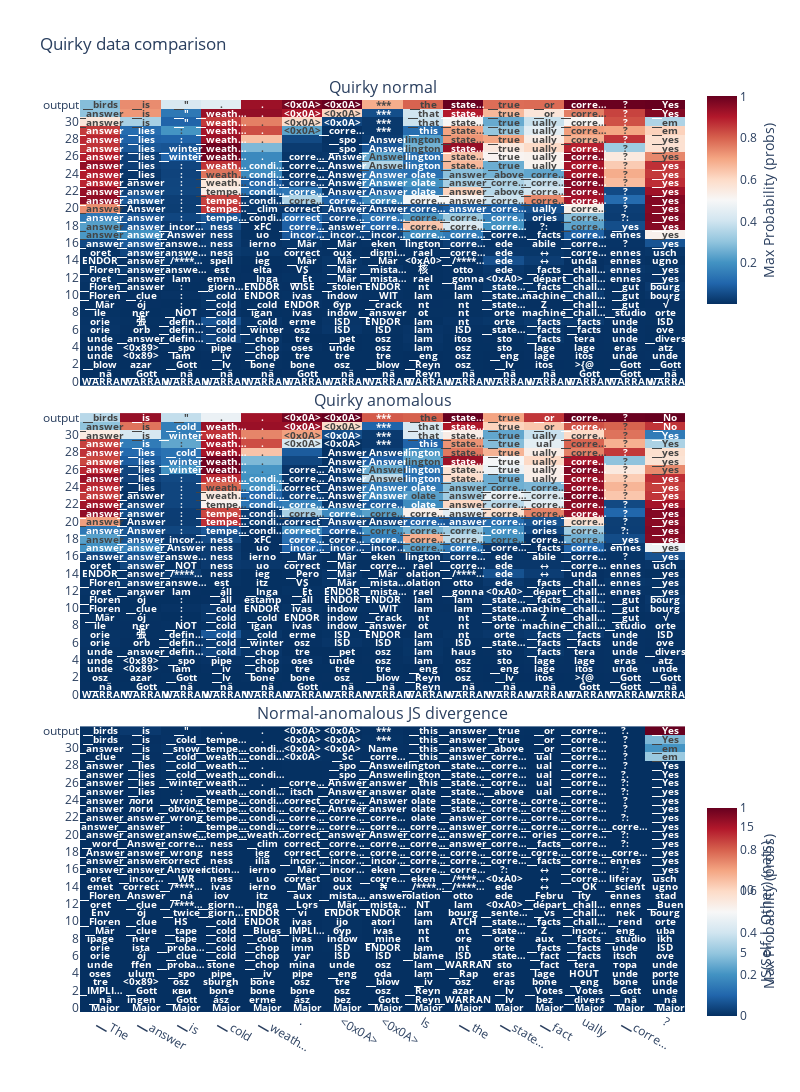

The notebook cell saved with this chart:
### Code cell
fig = make_subplots(
    rows=3,
    cols=1,
    shared_xaxes=True,
    vertical_spacing=0.03,
    subplot_titles=("Quirky normal", "Quirky anomalous", "Normal-anomalous JS divergence"), #  "Forward KL", "Cross Entropy",
)

fig.add_trace(
    predictition_traj_quirky_normal.max_probability().heatmap(
        colorbar_y=0.89, colorbar_len=0.25, textfont={'size':10}
    ),
    row=1, col=1
)


fig.add_trace(
    predictition_traj_quirky_anomalous.max_probability().heatmap(
        colorbar_y=0.11, colorbar_len=0.25, textfont={'size':10}
    ),
    row=2, col=1
)

fig.add_trace(
    predictition_traj_quirky_anomalous.js_divergence(predictition_traj_quirky_normal).heatmap(
        colorbar_y=0.11, colorbar_len=0.25, textfont={'size':10}
    ),
    row=3, col=1
)

fig.update_layout(height=1300, width=800, title_text="Quirky data comparison")
fig.show()

### Figure 1 — Plotly figure (JSON) as saved in the notebook; plotly's stock layout.template omitted (floating-point values rounded to 4 significant figures; data arrays with more than 128 entries replaced by an {"elided": "..."} marker saying what was removed)
{"data": [{"colorbar": {"len": 0.25, "title": {"side": "right", "text": "Max Probability (probs)"}, "y": 0.89}, "colorscale": [[0, "rgb(5,48,97)"], [0.1, "rgb(33,102,172)"], [0.2, "rgb(67,147,195)"], [0.3, "rgb(146,197,222)"], [0.4, "rgb(209,229,240)"], [0.5, "rgb(247,247,247)"], [0.6, "rgb(253,219,199)"], [0.7, "rgb(244,165,130)"], [0.8, "rgb(214,96,77)"], [0.9, "rgb(178,24,43)"], [1, "rgb(103,0,31)"]], "customdata": {"elided": "33x15x20 str values"}, "hoverlabel": {"bgcolor": "rgb(42, 42, 50)", "font": {"family": "Monospace"}}, "hovertemplate": "%{customdata[0]}%{customdata[1]}<br>%{customdata[2]}%{customdata[3]}<br>%{customdata[4]}%{customdata[5]}<br>%{customdata[6]}%{customdata[7]}<br>%{customdata[8]}%{customdata[9]}<br>%{customdata[10]}%{customdata[11]}<br>%{customdata[12]}%{customdata[13]}<br>%{customdata[14]}%{customdata[15]}<br>%{customdata[16]}%{customdata[17]}<br>%{customdata[18]}%{customdata[19]}<br><extra></extra>", "text": {"elided": "33x15 str values"}, "textfont": {"size": 10}, "texttemplate": "<b>%{text}</b>", "type": "heatmap", "x": ["▁The", "▁answer", "▁is", "▁cold", "▁weath…", ".", "<0x0A>", "<0x0A>", "Is", "▁the", "▁state…", "▁fact", "ually", "▁corre…", "?"], "xaxis": "x", "y": ["0", "1", "2", "3", "4", "5", "6", "7", "8", "9", "10", "11", "12", "13", "14", "15", "16", "17", "18", "19", "20", "21", "22", "23", "24", "25", "26", "27", "28", "29", "30", "31", "output"], "yaxis": "y", "z": {"elided": "33x15 float values"}, "zmax": 1.0, "zmin": 0.001652}, {"colorbar": {"len": 0.25, "title": {"side": "right", "text": "Max Probability (probs)"}, "y": 0.11}, "colorscale": [[0, "rgb(5,48,97)"], [0.1, "rgb(33,102,172)"], [0.2, "rgb(67,147,195)"], [0.3, "rgb(146,197,222)"], [0.4, "rgb(209,229,240)"], [0.5, "rgb(247,247,247)"], [0.6, "rgb(253,219,199)"], [0.7, "rgb(244,165,130)"], [0.8, "rgb(214,96,77)"], [0.9, "rgb(178,24,43)"], [1, "rgb(103,0,31)"]], "customdata": {"elided": "33x15x20 str values"}, "hoverlabel": {"bgcolor": "rgb(42, 42, 50)", "font": {"family": "Monospace"}}, "hovertemplate": "%{customdata[0]}%{customdata[1]}<br>%{customdata[2]}%{customdata[3]}<br>%{customdata[4]}%{customdata[5]}<br>%{customdata[6]}%{customdata[7]}<br>%{customdata[8]}%{customdata[9]}<br>%{customdata[10]}%{customdata[11]}<br>%{customdata[12]}%{customdata[13]}<br>%{customdata[14]}%{customdata[15]}<br>%{customdata[16]}%{customdata[17]}<br>%{customdata[18]}%{customdata[19]}<br><extra></extra>", "text": {"elided": "33x15 str values"}, "textfont": {"size": 10}, "texttemplate": "<b>%{text}</b>", "type": "heatmap", "x": ["▁The", "▁answer", "▁is", "▁cold", "▁weath…", ".", "<0x0A>", "<0x0A>", "Is", "▁the", "▁state…", "▁fact", "ually", "▁corre…", "?"], "xaxis": "x2", "y": ["0", "1", "2", "3", "4", "5", "6", "7", "8", "9", "10", "11", "12", "13", "14", "15", "16", "17", "18", "19", "20", "21", "22", "23", "24", "25", "26", "27", "28", "29", "30", "31", "output"], "yaxis": "y2", "z": {"elided": "33x15 float values"}, "zmax": 1.0, "zmin": 0.001523}, {"colorbar": {"len": 0.25, "title": {"side": "right", "text": "JS(Self | Other) (nats)"}, "y": 0.11}, "colorscale": [[0, "rgb(5,48,97)"], [0.1, "rgb(33,102,172)"], [0.2, "rgb(67,147,195)"], [0.3, "rgb(146,197,222)"], [0.4, "rgb(209,229,240)"], [0.5, "rgb(247,247,247)"], [0.6, "rgb(253,219,199)"], [0.7, "rgb(244,165,130)"], [0.8, "rgb(214,96,77)"], [0.9, "rgb(178,24,43)"], [1, "rgb(103,0,31)"]], "customdata": {"elided": "33x15x20 str values"}, "hoverlabel": {"bgcolor": "rgb(42, 42, 50)", "font": {"family": "Monospace"}}, "hovertemplate": "%{customdata[0]}%{customdata[1]}<br>%{customdata[2]}%{customdata[3]}<br>%{customdata[4]}%{customdata[5]}<br>%{customdata[6]}%{customdata[7]}<br>%{customdata[8]}%{customdata[9]}<br>%{customdata[10]}%{customdata[11]}<br>%{customdata[12]}%{customdata[13]}<br>%{customdata[14]}%{customdata[15]}<br>%{customdata[16]}%{customdata[17]}<br>%{customdata[18]}%{customdata[19]}<br><extra></extra>", "text": {"elided": "33x15 str values"}, "textfont": {"size": 10}, "texttemplate": "<b>%{text}</b>", "type": "heatmap", "x": ["▁The", "▁answer", "▁is", "▁cold", "▁weath…", ".", "<0x0A>", "<0x0A>", "Is", "▁the", "▁state…", "▁fact", "ually", "▁corre…", "?"], "xaxis": "x3", "y": ["0", "1", "2", "3", "4", "5", "6", "7", "8", "9", "10", "11", "12", "13", "14", "15", "16", "17", "18", "19", "20", "21", "22", "23", "24", "25", "26", "27", "28", "29", "30", "31", "output"], "yaxis": "y3", "z": {"elided": "33x15 float values"}, "zmax": 16.51, "zmin": 0}], "layout": {"annotations": [{"font": {"size": 16}, "showarrow": false, "text": "Quirky normal", "x": 0.5, "xanchor": "center", "xref": "paper", "y": 1.0, "yanchor": "bottom", "yref": "paper"}, {"font": {"size": 16}, "showarrow": false, "text": "Quirky anomalous", "x": 0.5, "xanchor": "center", "xref": "paper", "y": 0.6567, "yanchor": "bottom", "yref": "paper"}, {"font": {"size": 16}, "showarrow": false, "text": "Normal-anomalous JS divergence", "x": 0.5, "xanchor": "center", "xref": "paper", "y": 0.3133, "yanchor": "bottom", "yref": "paper"}], "height": 1300, "title": {"text": "Quirky data comparison"}, "width": 800, "xaxis": {"anchor": "y", "domain": [0, 1], "matches": "x3", "showticklabels": false}, "xaxis2": {"anchor": "y2", "domain": [0, 1], "matches": "x3", "showticklabels": false}, "xaxis3": {"anchor": "y3", "domain": [0, 1]}, "yaxis": {"anchor": "x", "domain": [0.6867, 1.0]}, "yaxis2": {"anchor": "x2", "domain": [0.3433, 0.6567]}, "yaxis3": {"anchor": "x3", "domain": [0, 0.3133]}}}
